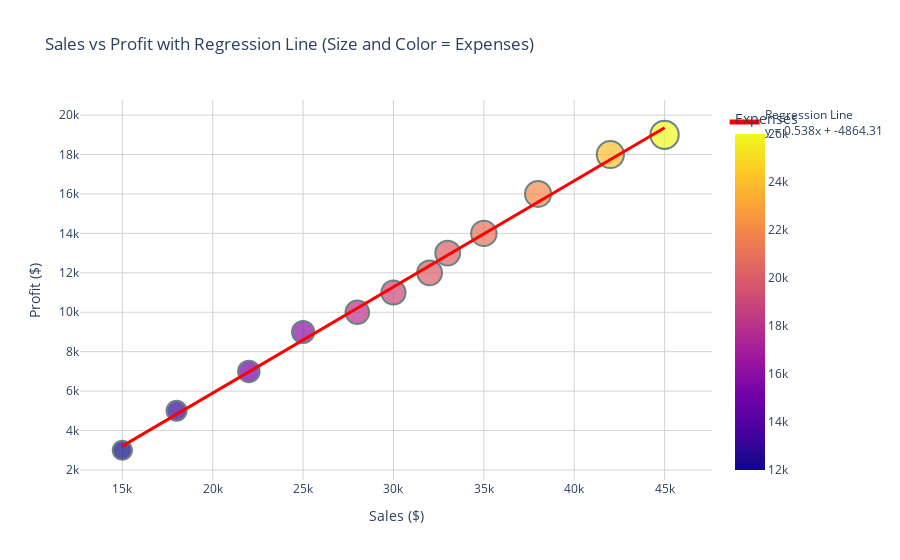

Notebook code for this chart:
### Markdown cell above
# Generating an Regression Line in Plotly:

### Code cell
# Calculate regression line first
z = np.polyfit(df['Sales'], df['Profit'], 1)  # Returns [slope, intercept]
p = np.poly1d(z)  # Creates a polynomial function

# Add predicted values to the dataframe
df['Predicted_Profit'] = p(df['Sales'])

# Create scatter plot with predicted values in hover data
fig = px.scatter(df, x='Sales', y='Profit', 
                 size='Expenses',
                 color='Expenses',
                 hover_data={
                     'Month': True,           # Show Month
                     'Predicted_Profit': ':.2f',  # Show predicted value with 2 decimals
                     'Expenses': ':.0f'       # Show Expenses with no decimals
                 },
                 title='Sales vs Profit with Regression Line (Size and Color = Expenses)',
                 color_continuous_scale='Plasma')

# Customize scatter points
fig.update_traces(marker=dict(line=dict(width=2, color='DarkSlateGrey')))
fig.update_layout(
    plot_bgcolor='white',
    xaxis=dict(title='Sales ($)', gridcolor='lightgray'),
    yaxis=dict(title='Profit ($)', gridcolor='lightgray')
)

# Add regression line as a separate trace
fig.add_trace(go.Scatter(
    x=df['Sales'], 
    y=p(df['Sales']),
    mode='lines',
    name=f'Regression Line<br>y = {z[0]:.3f}x + {z[1]:.2f}',
    line=dict(color='red', width=3)
))
                        
fig.show()

### Figure 1 — Plotly figure (JSON) as saved in the notebook; plotly's stock layout.template omitted (floating-point values rounded to 4 significant figures)
{"data": [{"customdata": [["Jan", 3209.0, 12000], ["Feb", 4824.0, 13000], ["Mar", 6976.0, 15000], ["Apr", 8591.0, 16000], ["May", 10210.0, 18000], ["Jun", 12360.0, 20000], ["Jul", 11280.0, 19000], ["Aug", 13970.0, 21000], ["Sep", 12900.0, 20000], ["Oct", 15590.0, 22000], ["Nov", 17740.0, 24000], ["Dec", 19360.0, 26000]], "hovertemplate": "Sales=%{x}<br>Profit=%{y}<br>Expenses=%{marker.color:.0f}<br>Month=%{customdata[0]}<br>Predicted_Profit=%{customdata[1]:.2f}<extra></extra>", "legendgroup": "", "marker": {"color": [12000, 13000, 15000, 16000, 18000, 20000, 19000, 21000, 20000, 22000, 24000, 26000], "coloraxis": "coloraxis", "line": {"color": "DarkSlateGrey", "width": 2}, "size": [12000, 13000, 15000, 16000, 18000, 20000, 19000, 21000, 20000, 22000, 24000, 26000], "sizemode": "area", "sizeref": 65, "symbol": "circle"}, "mode": "markers", "name": "", "orientation": "v", "showlegend": false, "type": "scatter", "x": [15000, 18000, 22000, 25000, 28000, 32000, 30000, 35000, 33000, 38000, 42000, 45000], "xaxis": "x", "y": [3000, 5000, 7000, 9000, 10000, 12000, 11000, 14000, 13000, 16000, 18000, 19000], "yaxis": "y"}, {"line": {"color": "red", "width": 3}, "mode": "lines", "name": "Regression Line<br>y = 0.538x + -4864.31", "type": "scatter", "x": [15000, 18000, 22000, 25000, 28000, 32000, 30000, 35000, 33000, 38000, 42000, 45000], "y": [3209.0, 4824.0, 6976.0, 8591.0, 10210.0, 12360.0, 11280.0, 13970.0, 12900.0, 15590.0, 17740.0, 19360.0]}], "layout": {"coloraxis": {"colorbar": {"title": {"text": "Expenses"}}, "colorscale": [[0, "#0d0887"], [0.1111, "#46039f"], [0.2222, "#7201a8"], [0.3333, "#9c179e"], [0.4444, "#bd3786"], [0.5556, "#d8576b"], [0.6667, "#ed7953"], [0.7778, "#fb9f3a"], [0.8889, "#fdca26"], [1, "#f0f921"]]}, "legend": {"itemsizing": "constant", "tracegroupgap": 0}, "plot_bgcolor": "white", "title": {"text": "Sales vs Profit with Regression Line (Size and Color = Expenses)"}, "xaxis": {"anchor": "y", "domain": [0, 1], "gridcolor": "lightgray", "title": {"text": "Sales ($)"}}, "yaxis": {"anchor": "x", "domain": [0, 1], "gridcolor": "lightgray", "title": {"text": "Profit ($)"}}}}
